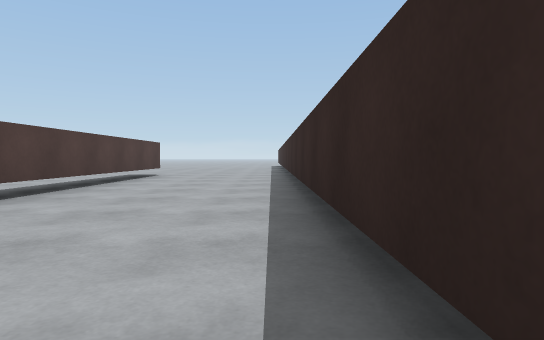
view 1 (above)

24 first-person views from a walk through a Unity game level. The camera is 0.57 m above the floor, tilts 2° down and sees 75° across. The floor is counted in squares, 1 m on a side. Each view is taken from the middle of a square. On the plan, view 1 faces up. The plan holds only what a view shows up to about 10 squares ahead; the rest is blank. The place goes on beyond the plan. The player is left out.

view 2
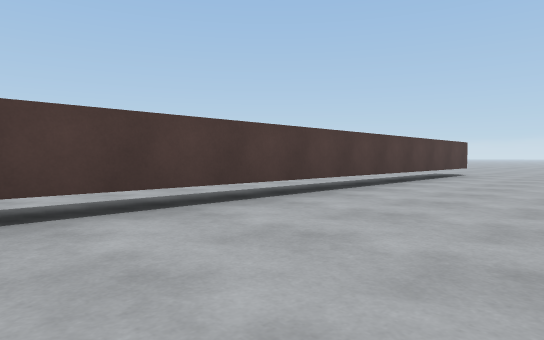

view 3
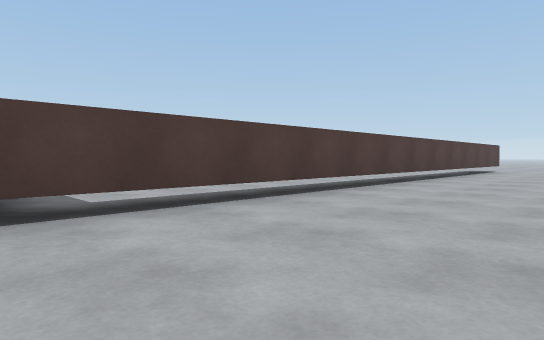

view 4
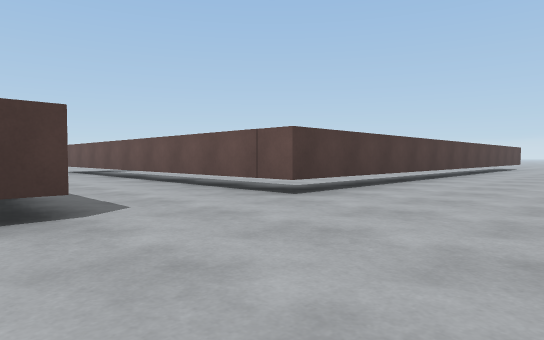

view 5
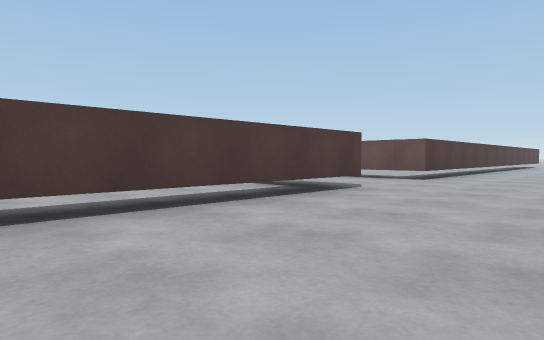

view 6
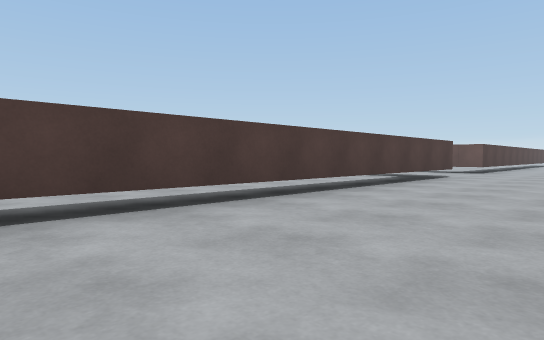

view 7
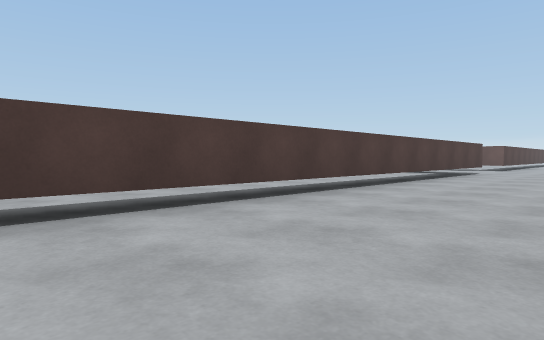

view 8
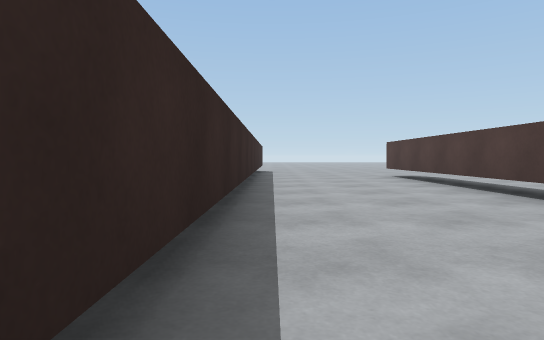

view 9
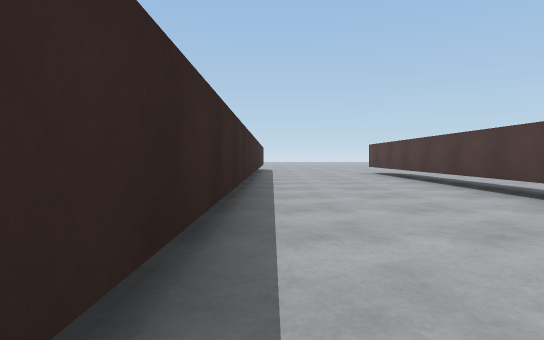

view 10
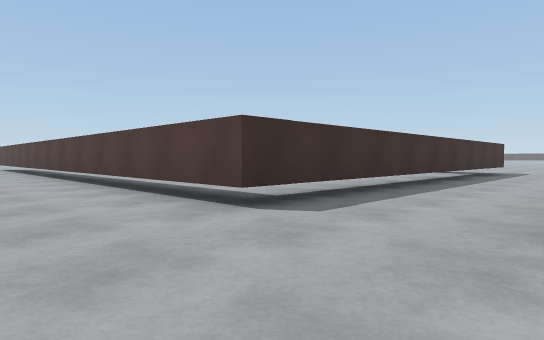

view 11
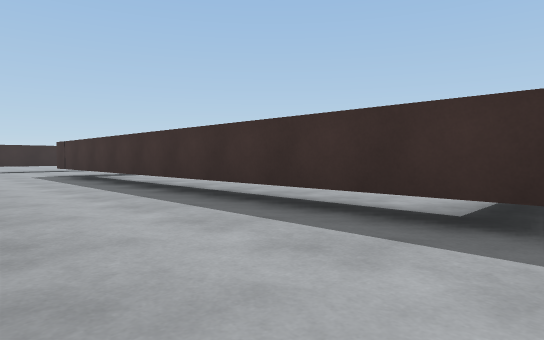

view 12
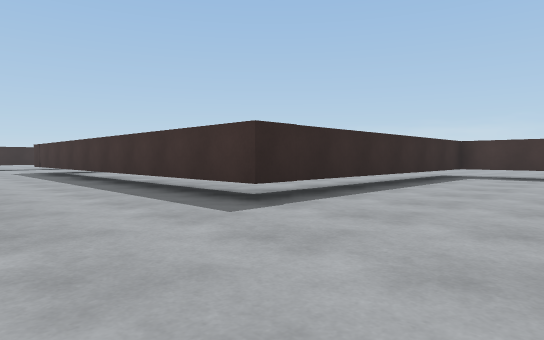

view 13
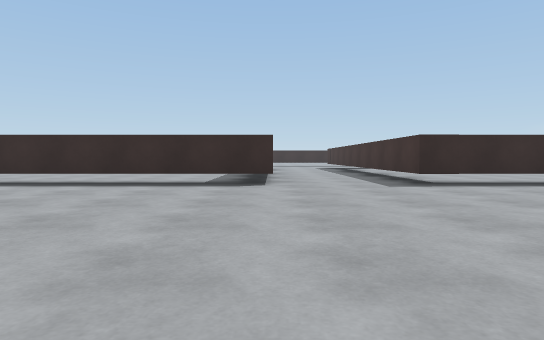

view 14
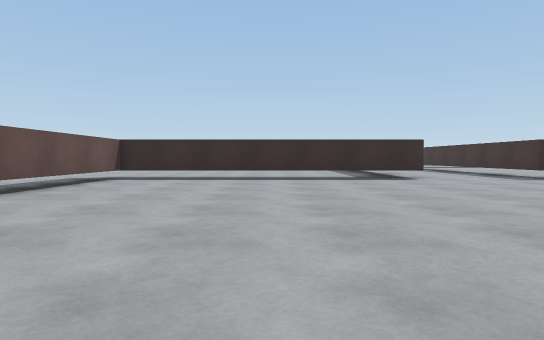

view 15
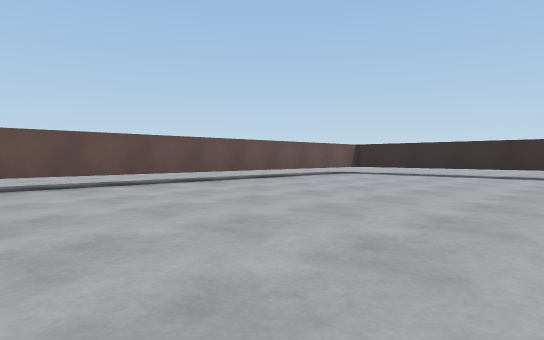

view 16
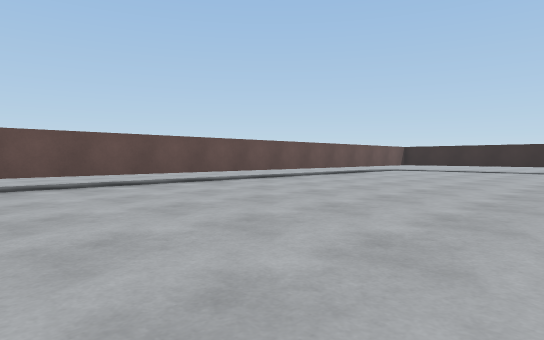

view 17
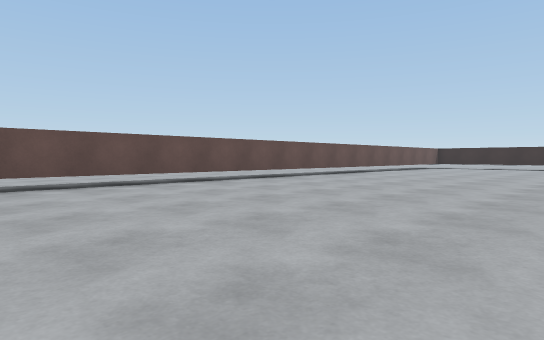

view 18
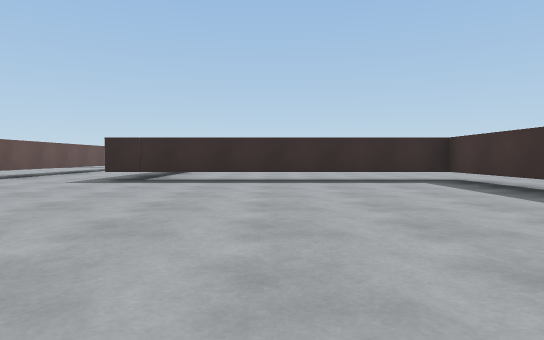

view 19
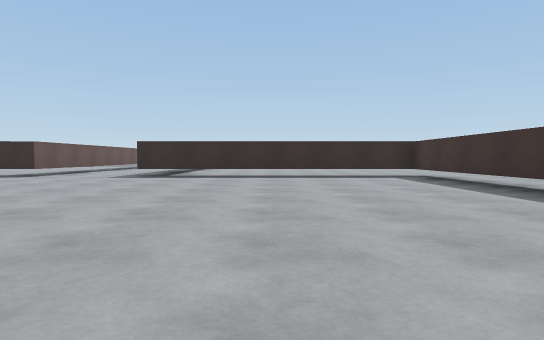

view 20
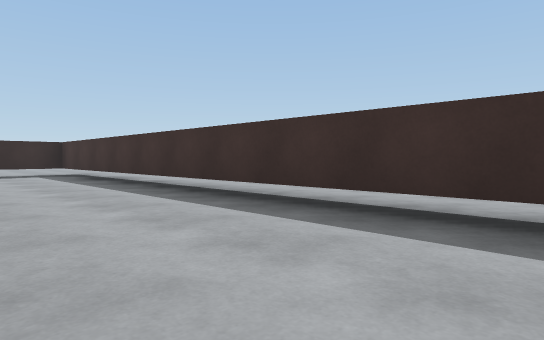

view 21
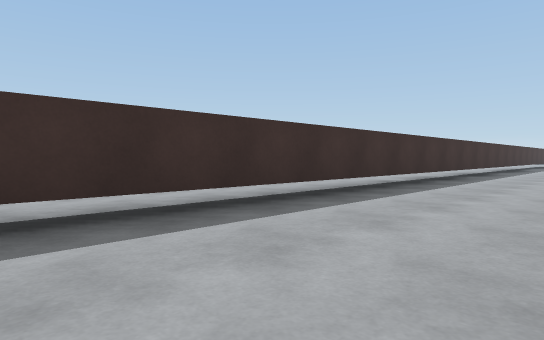

view 22
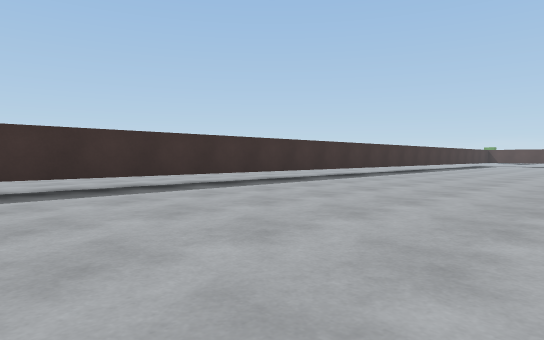

view 23
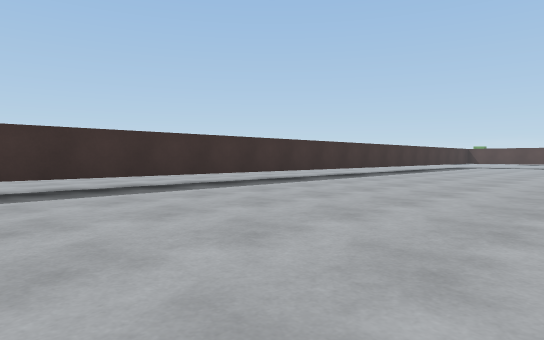

view 24
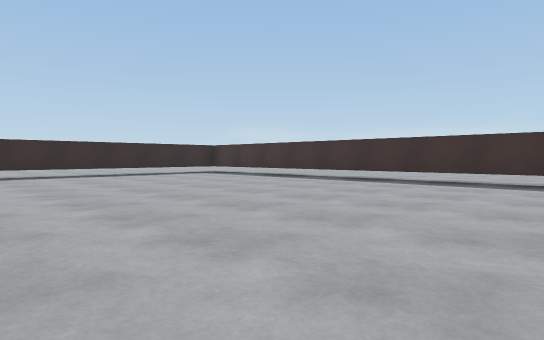

### Floor plan
Key: @ floor where view 1 was taken; # wall or solid block; . floor; T thing the floor can be seen under or through.
Columns run from 37 left of view 1 to 1 right of it. Each row starts with its distance up from view 1.
 10                                ..#....#
  9                                ..T....#
  8                                ..T....#
  7     ..  ..  ..                 ..T....#
  6    ............                ..T....#
  5    ............                ..T....#
  4                                ..T....#
  3    TTTTTTTTTTTTTTTTTT##        ..T....#
  2    ...................#..      ..T....#
  1    ...................T..      ..T....#
  0   ....................T..      ..T...@
 -1   ....................T..      ..T....
 -2   ....................T..     ...T....
 -3   ....................T..     ...T....
 -4   ....................T          T....
 -5               ........T#   ####TTT....
 -6                .......................
 -7                 ......................
 -8           ..... .....TTTTTTTTTTTTT....
 -9           ...........TT          T....
-10   ....................T..........T....
-11 ......................T..      ..T....
-12 ......................T..      ..T....
-13 ......................T..      ..T....#
-14 ......................#.       ..T....#
-15 ......................#.       ..T....#
-16 #TTTTTTTTTTTTTTTTTTTTT#.       ..T....#
-17                        .       ..T....#
-18  .......................       ..T....#
-19  .........  ..      ....       ..T....#
-20   ........                     ..T....#
-21                                ..T....#
-22                                ..T....#

Positions as (right, up) in squares from view 1, and headings:
1: (0, 0), facing up
2: (0, -1), facing up-left
3: (0, -5), facing up-left
4: (0, -9), facing up-left
5: (0, -14), facing up-left
6: (0, -19), facing up-left
7: (0, -22), facing up-left
8: (0, -14), facing down
9: (0, -12), facing down
10: (-1, -5), facing down-left
11: (-16, -5), facing down-right
12: (-19, -5), facing down-right
13: (-23, -5), facing right
14: (-25, -1), facing right
15: (-27, -4), facing up-right
16: (-31, -4), facing up-right
17: (-35, -4), facing up-right
18: (-24, -12), facing right
19: (-26, -12), facing right
20: (-28, -13), facing down-right
21: (-26, -13), facing down-left
22: (-27, -10), facing down-left
23: (-31, -10), facing down-left
24: (-27, -8), facing down-right
